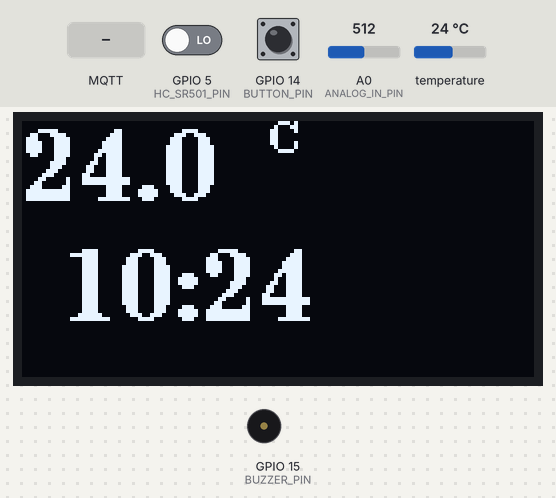
Simulated run of this program. Board: ESP8266 (NodeMCU). Parts: 128×64 one-colour display, buzzer (waves = sounding). Inputs (shaded band) come from the test bench; at power-on: GPIO 5 (HC_SR501_PIN) LOW, GPIO 14 (BUTTON_PIN) LOW, temperature 24 °C, A0 (ANALOG_IN_PIN) = 512. WiFi joins after 1.5 s; servers stay silent unless stated; the local clock reads 2024-03-15 10:24:30 at power-on unless the program sets it; storage starts empty; no MQTT or app messages arrive unless stated.

Above: at 8.9 s.
9.0 s: MQTT message "ON" arrives on the first subscribed topic
At 10.3 s:
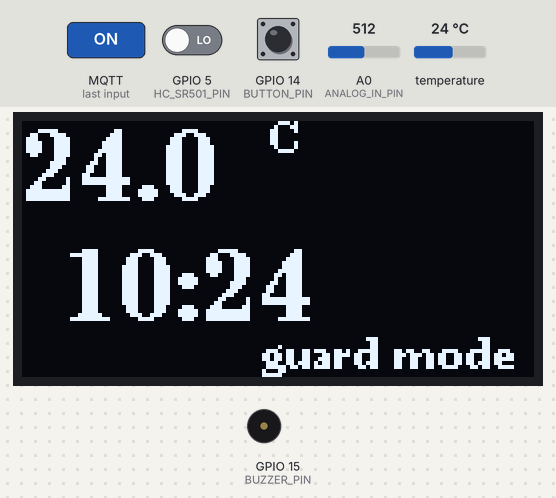
11.3 s: GPIO 5 (HC_SR501_PIN) driven HIGH
At 12.6 s:
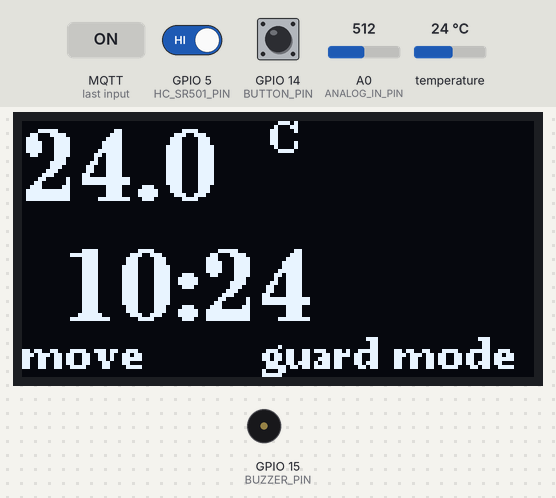
12.9 s: GPIO 14 (BUTTON_PIN) pulled HIGH for 0.15 s
At 13.28 s:
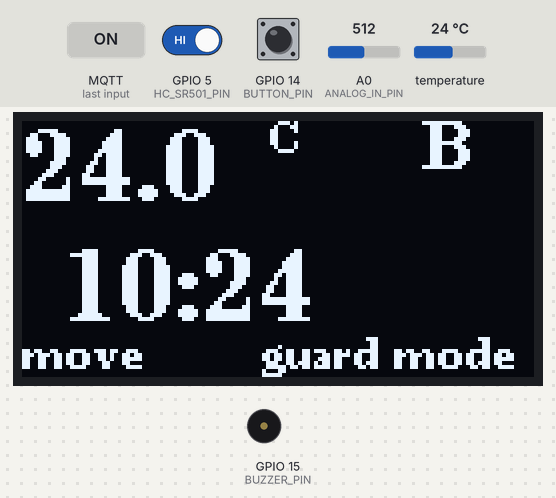
14.9 s: MQTT message "2" arrives on the first subscribed topic
At 16.9 s:
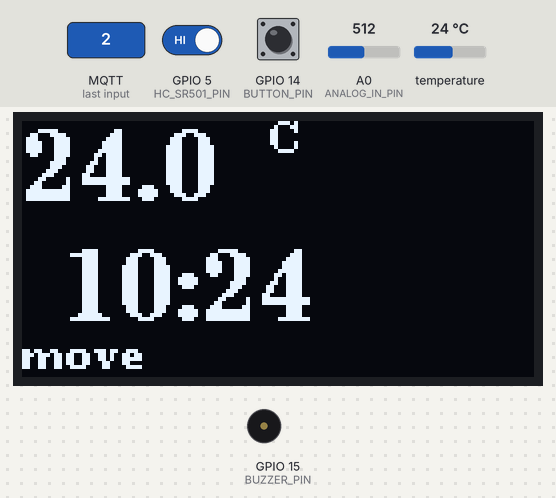
17.2 s: GPIO 14 (BUTTON_PIN) pulled HIGH for 1 s
At 18.2 s:
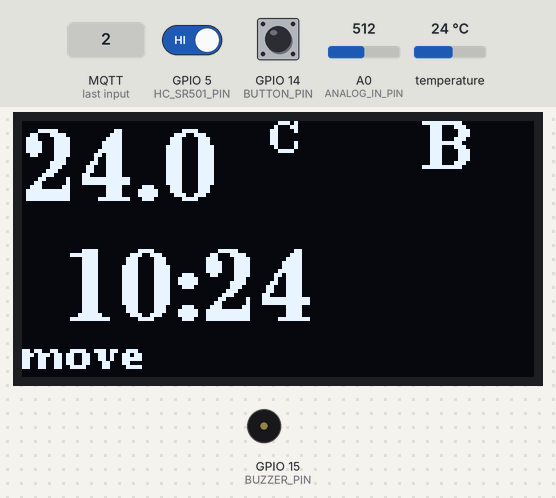
19.9 s: temperature set to 12 °C
At 23.5 s:
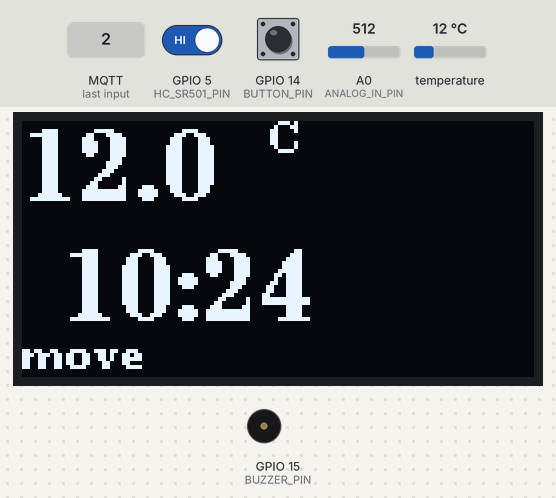
Timing chart, 0 to 25.0 s (numbered marks = the images above; inputs shaded):
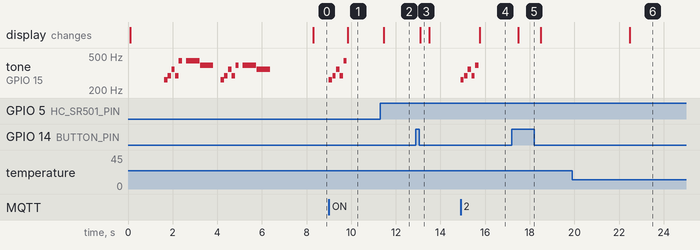

The program:

main.cpp
```cpp
#include <Arduino.h>
#include <ESP8266WiFi.h>
#include <ESP8266WebServer.h>
#include <ESP8266HTTPUpdateServer.h>
#include <DNSServer.h>
#include <PubSubClient.h>
#include <LittleFS.h>

// Константы Wi-Fi по умолчанию (как в исходнике)
#ifndef STASSID
#define STASSID "hudnet"
#define STAPSK  "7950295932"
#endif

// === Модули ===
#include "pins.h"
#include "config.h"
#include "wifi_portal.h"
#include "web_ui.h"
#include "mqtt_ha.h"
#include "sensors.h"
#include "display.h"
#include "time_sync.h"
#include "melodies.h"

// --- Глобальные объекты инфраструктуры ---
ESP8266WebServer server(80);
ESP8266HTTPUpdateServer httpUpdater;
DNSServer dnsServer;
WiFiClient espClient;
PubSubClient mqtt(espClient);

// --- Глобальное состояние приложения ---
String client_name = "sensor_outside";
bool guard_mode = false; // управляется из MQTT/веба, играет мелодии

// Таймеры
static unsigned long t_now = 0;
static unsigned long t_fast = 0;   // 500 мс
static unsigned long t_temp = 0;   // 5 с
static unsigned long t_oled = 0;   // 200 мс

// Колбэк смены guard_mode (для mqtt_ha)
void onGuardChange(bool new_state) {
  if (guard_mode != new_state) {
    guard_mode = new_state;
    if (guard_mode) change_guard_mode_song();
    else            change_guard_mode_song2();
  }
}

void setup() {
  Serial.begin(115200);
  delay(50);

  // ФС
  LittleFS.begin();

  // Конфиг (загрузим; при первом запуске будут дефолты)
  AppConfig &cfg = appcfg();
  cfg.wifi_ssid = STASSID;
  cfg.wifi_pass = STAPSK;
  loadConfig(); // перезапишет из /config.json, если есть

  // OTA маршрут
  httpUpdater.setup(&server, "/update"); // без авторизации (как просили)

  // Инициализации модулей UI/портала
  wifi_portal::begin(server, dnsServer, cfg);
  web_ui::begin(server, cfg, client_name);
  wifi_portal::setupCaptiveRoutes(server);

  // Дисплей, датчики, время
  display::begin();
  sensors::begin();
  time_sync::beginGMT3();

  // Пытаемся подключиться к Wi-Fi; иначе откроем AP
  if (!wifi_portal::connectWiFiSTA(cfg)) {
    wifi_portal::startAPMode();
  }

  // MQTT (Discovery и работа начнётся только в STA)
  mqtt_ha::begin(mqtt, cfg, client_name, onGuardChange);

  // Первый “джингл”
  play_song();

  // Запустить HTTP сервер
  server.begin();
}

void loop() {
  t_now = millis();

  server.handleClient();
  if (wifi_portal::isApMode()) wifi_portal::dnsLoop();
  wifi_portal::ensureWifi(appcfg());

  // >>> было:
  // mqtt_ha::ensureMqtt(wifi_portal::isApMode());
  // mqtt.loop();

  // >>> стало:
  bool justConnected = mqtt_ha::ensureMqtt(wifi_portal::isApMode());
  mqtt.loop();

  // Если только что подключились — сразу даём первичную публикацию (retained)
  if (justConnected) {
    bool m=false, b=false; int l=0;
    sensors::readFast(m, b, l);
    mqtt_ha::publishFast(m, b, l);

    double tC = sensors::readTemperature();
    if (!isnan(tC)) mqtt_ha::publishTemp(tC);
  }

  // дальше всё как было: «по изменению»/таймеры
  if (t_now - t_fast >= 500) {
    t_fast = t_now;
    bool m=false, b=false; int l=0;
    sensors::readFast(m, b, l);
    mqtt_ha::publishFast(m, b, l);
  }

  static double lastTemp = NAN;
  if (t_now - t_temp >= 5000) {
    t_temp = t_now;
    double tC = sensors::readTemperature();
    if (!isnan(tC)) {
      lastTemp = tC;
      mqtt_ha::publishTemp(tC);
    }
  }

  if (t_now - t_oled >= 200) {
    t_oled = t_now;
    String hhmm = time_sync::timeHHMM();
    display::draw(lastTemp, hhmm, sensors::lastMotion(), guard_mode, sensors::lastButton());
  }
}
```

display.cpp
```cpp
#include "display.h"
#include "pins.h"
#include <U8g2lib.h>
#include <Wire.h>

static U8G2_SH1106_128X64_NONAME_F_HW_I2C u8g2(U8G2_R0, /* reset=*/ U8X8_PIN_NONE);

namespace display {

void begin() {
  Wire.begin(I2C_SDA_PIN, I2C_SCL_PIN); // как в исходнике: (0,2)
  u8g2.begin();
}

void draw(double tempC, const String& time_str, bool move, bool guard_mode, bool btn) {
  u8g2.clearBuffer();

  // Температура
  u8g2.setFont(u8g2_font_ncenB18_tf);
  if (isnan(tempC)) {
    u8g2.setCursor(0, 20);
    u8g2.print("--");
  } else {
    u8g2.setCursor(0, 20);
    u8g2.print(String(tempC, 1));
  }
  u8g2.setFont(u8g2_font_ncenB08_tf);
  u8g2.setCursor(62, 8);
  u8g2.print("C");

  // Время
  u8g2.setFont(u8g2_font_ncenB18_tf);
  u8g2.setCursor(10, 50);
  u8g2.print(time_str);

  // Движение
  u8g2.setFont(u8g2_font_ncenB08_tf);
  u8g2.setCursor(0, 62);
  u8g2.print(move ? "move" : "");

  // Guard
  u8g2.setCursor(60, 62);
  u8g2.print(guard_mode ? "guard mode" : "");

  // Кнопка
  u8g2.setFont(u8g2_font_ncenB12_tf);
  u8g2.setCursor(100, 12);
  u8g2.print(btn ? "B" : "");

  u8g2.sendBuffer();
}

}
```

display.h
```cpp
#pragma once
#include <Arduino.h>

namespace display {
  void begin();
  void draw(double tempC, const String& time_str, bool move, bool guard_mode, bool btn);
}
```

melodies.cpp
```cpp
#include "melodies.h"
#include "pins.h"

int frequency(char note) {
  const int numNotes = 8;
  const char names[numNotes] = { 'c', 'd', 'e', 'f', 'g', 'a', 'b', 'C' };
  const int  freqs[numNotes] = { 262, 294, 330, 349, 392, 440, 494, 523 };
  for (int i = 0; i < numNotes; i++) if (names[i] == note) return freqs[i];
  return 0;
}

static void playSequence(const char* notes, const int* beats, int songLength, int tempo) {
  for (int i = 0; i < songLength; i++) {
    int duration = beats[i] * tempo;
    if (notes[i] == ' ') {
      delay(duration);
    } else {
      tone(BUZZER_PIN, frequency(notes[i]), duration);
      delay(duration);
    }
    delay(tempo/10);
  }
}

void change_guard_mode_song(){
  const int songLength = 5;
  const char notes[] = "cdfda";
  const int beats[]   = {1,1,1,1,1,1,4,4,2,1,1,1,1,1,1,4,4,2}; // оставлено как в исходнике
  const int tempo = 150;
  playSequence(notes, beats, songLength, tempo);
}

void change_guard_mode_song2(){
  const int songLength = 5;
  const char notes[] = "cdfdg";
  const int beats[]   = {1,1,1,1,1,1,4,4,2,1,1,1,1,1,1,4,4,2};
  const int tempo = 150;
  playSequence(notes, beats, songLength, tempo);
}

void play_song(){
  const int songLength = 18;
  const char notes[] = "cdfda ag cdfdg gf ";
  const int beats[]   = {1,1,1,1,1,1,4,4,2,1,1,1,1,1,1,4,4,2};
  const int tempo = 150;
  playSequence(notes, beats, songLength, tempo);
}
```

melodies.h
```cpp
#pragma once
#include <Arduino.h>

void change_guard_mode_song();
void change_guard_mode_song2();
void play_song();
int  frequency(char note);
```

mqtt_ha.cpp
```cpp
#include "mqtt_ha.h"
#include <Arduino.h>
#include <ArduinoJson.h>
#include <ESP8266WiFi.h>
#include <PubSubClient.h>

// Ожидается, что в mqtt_ha.h объявлены:
//   namespace mqtt_ha {
//     using GuardChangeCb = void(*)(bool);
//     void begin(PubSubClient& mqtt, AppConfig& cfg, const String& client_name, GuardChangeCb cb);
//     bool ensureMqtt(bool ap_mode);
//     void publishFast(bool motion, bool button, int light);
//     void publishTemp(double tC);
//   }

// ======= Внутреннее состояние =======
static PubSubClient* s_mqtt = nullptr;
static AppConfig*     s_cfg = nullptr;
static String         s_client_name;
static mqtt_ha::GuardChangeCb s_guard_cb = nullptr;

// Топики данных
static String t_status, t_motion, t_button, t_light, t_temp, t_guard_state, t_guard_set;
// Топики discovery
static String d_motion, d_button, d_light, d_temp, d_guard;

// Состояние
static bool   s_connected_session = false;   // true сразу после успешного connect()
static bool   s_guard = false;               // режим "охраны" (управляется из MQTT)

// Последние опубликованные значения (для publish-on-change)
static int    s_last_motion = 2;             // 2 => неинициализировано (булево)
static int    s_last_button = 2;             // 2 => неинициализировано (булево)
static int    s_last_light  = -32768;        // "очень давно" для аналога
static double s_last_temp   = NAN;
static unsigned long s_last_temp_pub_ms = 0;

// Порог/тайминги публикаций
static const int           LIGHT_DELTA      = 5;     // ед.
static const double        TEMP_DELTA       = 0.2;   // °C
static const unsigned long TEMP_MAX_AGE_MS  = 300000; // 5 минут

// ======= Хелперы =======
static String chipId() {
  char buf[10];
  snprintf(buf, sizeof(buf), "%06X", ESP.getChipId());
  return String(buf);
}

static void ensureTopics() {
  // База данных — ветка "home/<client_name>/..."
  const String base = "home/" + s_client_name + "/";

  t_status      = base + "status";
  t_motion      = base + "motion/state";
  t_button      = base + "button/state";
  t_light       = base + "light/state";
  t_temp        = base + "temperature/state";
  t_guard_state = base + "guard/state";
  t_guard_set   = base + "guard/set";

  const String node = s_client_name + "-" + chipId();
  d_motion = "homeassistant/binary_sensor/" + node + "/motion/config";
  d_button = "homeassistant/binary_sensor/" + node + "/button/config";
  d_light  = "homeassistant/sensor/"        + node + "/light/config";
  d_temp   = "homeassistant/sensor/"        + node + "/temperature/config";
  d_guard  = "homeassistant/switch/"        + node + "/guard/config";
}

static void addDeviceBlock(StaticJsonDocument<512>& d) {
  JsonObject device = d.createNestedObject("device");
  device["identifiers"]  = s_client_name + "_" + chipId();
  device["manufacturer"] = "DIY";
  device["model"]        = "ESP8266 Sensor";
  device["name"]         = s_client_name;
}

static void publishDiscoveryOne(const String& topic, std::function<void(StaticJsonDocument<512>&)> fill) {
  StaticJsonDocument<512> d;
  fill(d);
  String out; serializeJson(d, out);
  bool ok = s_mqtt->publish(topic.c_str(), out.c_str(), true);
  if (!ok) {
    Serial.printf("[MQTT] DISCOVERY publish FAILED, topic=%s, len=%u (increase buffer?)\n",
                  topic.c_str(), out.length());
  }
}

static void publishDiscovery() {
  // Motion binary_sensor
  publishDiscoveryOne(d_motion, [](StaticJsonDocument<512>& d){
    d["name"]               = s_client_name + " Motion";
    d["unique_id"]          = s_client_name + "_" + chipId() + "_motion";
    d["state_topic"]        = t_motion;
    d["device_class"]       = "motion";
    d["payload_on"]         = "ON";
    d["payload_off"]        = "OFF";
    d["availability_topic"] = t_status;
    addDeviceBlock(d);
  });

  // Button binary_sensor
  publishDiscoveryOne(d_button, [](StaticJsonDocument<512>& d){
    d["name"]               = s_client_name + " Button";
    d["unique_id"]          = s_client_name + "_" + chipId() + "_button";
    d["state_topic"]        = t_button;
    d["payload_on"]         = "ON";
    d["payload_off"]        = "OFF";
    d["availability_topic"] = t_status;
    addDeviceBlock(d);
  });

  // Light sensor
  publishDiscoveryOne(d_light, [](StaticJsonDocument<512>& d){
    d["name"]               = s_client_name + " Light";
    d["unique_id"]          = s_client_name + "_" + chipId() + "_light";
    d["state_topic"]        = t_light;
    d["device_class"]       = "illuminance";
    d["unit_of_measurement"]= "lx";
    d["state_class"]        = "measurement";
    d["availability_topic"] = t_status;
    addDeviceBlock(d);
  });

  // Temperature sensor
  publishDiscoveryOne(d_temp, [](StaticJsonDocument<512>& d){
    d["name"]               = s_client_name + " Temperature";
    d["unique_id"]          = s_client_name + "_" + chipId() + "_temperature";
    d["state_topic"]        = t_temp;
    d["device_class"]       = "temperature";
    d["unit_of_measurement"]= "°C";
    d["state_class"]        = "measurement";
    d["availability_topic"] = t_status;
    addDeviceBlock(d);
  });

  // Guard switch
  publishDiscoveryOne(d_guard, [](StaticJsonDocument<512>& d){
    d["name"]               = s_client_name + " Guard Mode";
    d["unique_id"]          = s_client_name + "_" + chipId() + "_guard";
    d["command_topic"]      = t_guard_set;
    d["state_topic"]        = t_guard_state;
    d["payload_on"]         = "ON";
    d["payload_off"]        = "OFF";
    d["availability_topic"] = t_status;
    addDeviceBlock(d);
  });
}

static void onMessage(char* topic, byte* payload, unsigned int length) {
  String t(topic);
  String msg; msg.reserve(length);
  for (unsigned int i = 0; i < length; ++i) msg += (char)payload[i];

  if (t == t_guard_set) {
    bool new_state = (msg == "ON");
    if (new_state != s_guard) {
      s_guard = new_state;
      if (s_guard_cb) s_guard_cb(s_guard);
    }
    if (s_mqtt && s_mqtt->connected()) {
      s_mqtt->publish(t_guard_state.c_str(), s_guard ? "ON" : "OFF", true);
    }
  }
}

// ===================== PUBLIC API =====================
namespace mqtt_ha {

void begin(PubSubClient& mqtt, AppConfig& cfg, const String& client_name, GuardChangeCb cb) {
  s_mqtt = &mqtt;
  s_cfg = &cfg;
  s_client_name = client_name;
  s_guard_cb = cb;

  s_mqtt->setCallback(onMessage);
  s_mqtt->setBufferSize(1024);    // важно для discovery JSON
  ensureTopics();
}

// ВАЖНО: наличие AP не блокирует MQTT. Смотрим только на STA-онлайн.
bool ensureMqtt(bool /*ap_mode_ignored*/) {
  if (WiFi.status() != WL_CONNECTED || !s_mqtt) return false;
  if (s_mqtt->connected()) return false;

  String cid = s_cfg->client_id.length() ? s_cfg->client_id : (s_client_name + "-" + chipId());
  s_mqtt->setServer(s_cfg->host.c_str(), s_cfg->port);

  if (s_mqtt->connect(
        cid.c_str(),
        s_cfg->user.length() ? s_cfg->user.c_str() : nullptr,
        s_cfg->pass.length() ? s_cfg->pass.c_str() : nullptr,
        t_status.c_str(), 0, true, "offline"   // LWT retained
      )) {

    // Отметим наличие
    s_mqtt->publish(t_status.c_str(), "online", true);  // retained

    publishDiscovery();                 // retained
    s_mqtt->subscribe(t_guard_set.c_str());
    s_mqtt->publish(t_guard_state.c_str(), s_guard ? "ON" : "OFF", true);  // retained

    // Помечаем, что началась новая сессия — чтобы первичная публикация ушла в publishFast/Temp
    s_connected_session = true;

    // Сбрасываем кеш значений «последний раз публиковалось»
    s_last_motion = 2;
    s_last_button = 2;
    s_last_light  = -32768;
    s_last_temp   = NAN;
    s_last_temp_pub_ms = 0;

    return true;
  }
  return false;
}

// Пакет «быстрых» значений: движение/кнопка/освещённость
void publishFast(bool motion, bool button, int light) {
  if (!s_mqtt || !s_mqtt->connected()) { s_connected_session = false; return; }

  if (s_connected_session || s_last_motion == 2 || (int)motion != s_last_motion) {
    s_mqtt->publish(t_motion.c_str(), motion ? "ON" : "OFF", true);   // retained
    s_last_motion = (int)motion;
  }

  if (s_connected_session || s_last_button == 2 || (int)button != s_last_button) {
    s_mqtt->publish(t_button.c_str(), button ? "ON" : "OFF", true);   // retained
    s_last_button = (int)button;
  }

  if (s_connected_session || s_last_light == -32768 || abs(light - s_last_light) >= LIGHT_DELTA) {
    char buf[12]; snprintf(buf, sizeof(buf), "%d", light);
    s_mqtt->publish(t_light.c_str(), buf, true);                      // retained
    s_last_light = light;
  }

  // После первой отгрузки флага «новая сессия» больше нет
  s_connected_session = false;
}

// Температура — по изменению/таймауту
void publishTemp(double tC) {
  if (!s_mqtt || !s_mqtt->connected()) return;

  const unsigned long now = millis();
  bool need = false;

  if (isnan(s_last_temp)) need = true;
  else if (fabs(tC - s_last_temp) >= TEMP_DELTA) need = true;
  else if (now - s_last_temp_pub_ms >= TEMP_MAX_AGE_MS) need = true;

  if (need) {
    char tb[16]; dtostrf(tC, 0, 2, tb);
    s_mqtt->publish(t_temp.c_str(), tb, true);                        // retained
    s_last_temp = tC;
    s_last_temp_pub_ms = now;
  }
}

} // namespace mqtt_ha
```

mqtt_ha.h
```cpp
#pragma once
#include <PubSubClient.h>
#include "config.h"

namespace mqtt_ha {

  using GuardChangeCb = void(*)(bool new_state);

  void begin(PubSubClient& mqtt, AppConfig& cfg, const String& client_name, GuardChangeCb cb);

  // было: void ensureMqtt(bool ap_mode);
  // стало: вернуть true, если в этом цикле произошло подключение
  bool ensureMqtt(bool ap_mode);

  void publishFast(bool motion, bool button, int light);
  void publishTemp(double tC);

}
```

sensors.cpp
```cpp
#include "sensors.h"
#include "pins.h"
#include <OneWire.h>
#include <DallasTemperature.h>

static bool s_motion = false;
static bool s_button = false;
static int  s_light  = 0;

static OneWire oneWire(ONE_WIRE_BUS);
static DallasTemperature dallas(&oneWire);

// Адрес из исходного проекта
static DeviceAddress addr = {0x28, 0xFF, 0x95, 0x7F, 0x93, 0x16, 0x04, 0xF4};

namespace sensors {

void begin() {
  pinMode(BUZZER_PIN, OUTPUT);     // зуммер
  pinMode(HC_SR501_PIN, INPUT);    // PIR
  pinMode(BUTTON_PIN, INPUT);      // кнопка (как в исходнике, без PULLUP)

  dallas.begin();
  dallas.setResolution(addr, 12);
}

void readFast(bool& motion, bool& button, int& light) {
  s_motion = digitalRead(HC_SR501_PIN);
  s_button = digitalRead(BUTTON_PIN);
  s_light  = analogRead(ANALOG_IN_PIN);

  motion = s_motion;
  button = s_button;
  light  = s_light;
}

double readTemperature() {
  dallas.requestTemperaturesByAddress(addr);
  double tC = dallas.getTempC(addr);
  if (tC == DEVICE_DISCONNECTED_C || tC == -127 || tC == 85) return NAN;
  return tC;
}

bool lastMotion() { return s_motion; }
bool lastButton() { return s_button; }

}
```

sensors.h
```cpp
#pragma once
#include <Arduino.h>

namespace sensors {
  void begin();

  // Быстрые сенсоры (PIR, кнопка, свет)
  void readFast(bool& motion, bool& button, int& light);

  // Температура DS18B20 (°C). Возвращает NAN при ошибке.
  double readTemperature();

  // Последние значения для отображения
  bool lastMotion();
  bool lastButton();
}
```

time_sync.cpp
```cpp
#include "time_sync.h"
#include <time.h>

namespace time_sync {

void beginGMT3() {
  const long gmtOffset_sec = 3 * 3600;
  const int daylightOffset_sec = 0;
  configTime(gmtOffset_sec, daylightOffset_sec, "pool.ntp.org", "time.nist.gov");
}

String timeHHMM() {
  time_t now = time(nullptr);
  if (now < 100000) return "--:--";
  struct tm* tm_info = localtime(&now);
  char buf[6];
  snprintf(buf, sizeof(buf), "%02d:%02d", tm_info->tm_hour, tm_info->tm_min);
  return String(buf);
}

}
```

time_sync.h
```cpp
#pragma once
#include <Arduino.h>

namespace time_sync {
  void beginGMT3();       // NTP + GMT+3
  String timeHHMM();      // локальное время HH:MM
}
```

web_ui.h
```cpp
#pragma once
#include <ESP8266WebServer.h>
#include "config.h"

// Веб-страница настроек (Wi-Fi + MQTT), /save, /reboot
namespace web_ui {
  void begin(ESP8266WebServer& server, AppConfig& cfg, const String& client_name);
}
```

Source omitted: web_ui.cpp (5392 bytes), wifi_portal.cpp (4783 bytes), wifi_portal.h (1143 bytes), config.cpp (1278 bytes), config.h (437 bytes), pins.h (429 bytes)

Measured:
- after the input at 9.0 s, tone on GPIO 15 (BUZZER_PIN): plays 262 Hz for 0.15 s, 294 Hz for 0.15 s, 349 Hz for 0.15 s, 294 Hz for 0.15 s, 440 Hz for 0.15 s, starting at once; the display: changes after 0.85 s (image 1)
- after the input at 11.3 s, the display: changes after 0.16 s (image 2)
- after the input at 12.9 s, the display: changes after 0.19 s (image 3)
- after the input at 14.9 s, tone on GPIO 15 (BUZZER_PIN): plays 262 Hz for 0.15 s, 294 Hz for 0.15 s, 349 Hz for 0.15 s, 294 Hz for 0.15 s, 392 Hz for 0.15 s, starting at once; the display: changes after 0.85 s (image 4)
- after the input at 17.2 s, the display: changes after 0.29 s (image 5)
- after the input at 19.9 s, the display: changes after 2.6 s (image 6)
- what the display in image 3 shows lasts 0.4 s, from 13.1 s to 13.5 s
